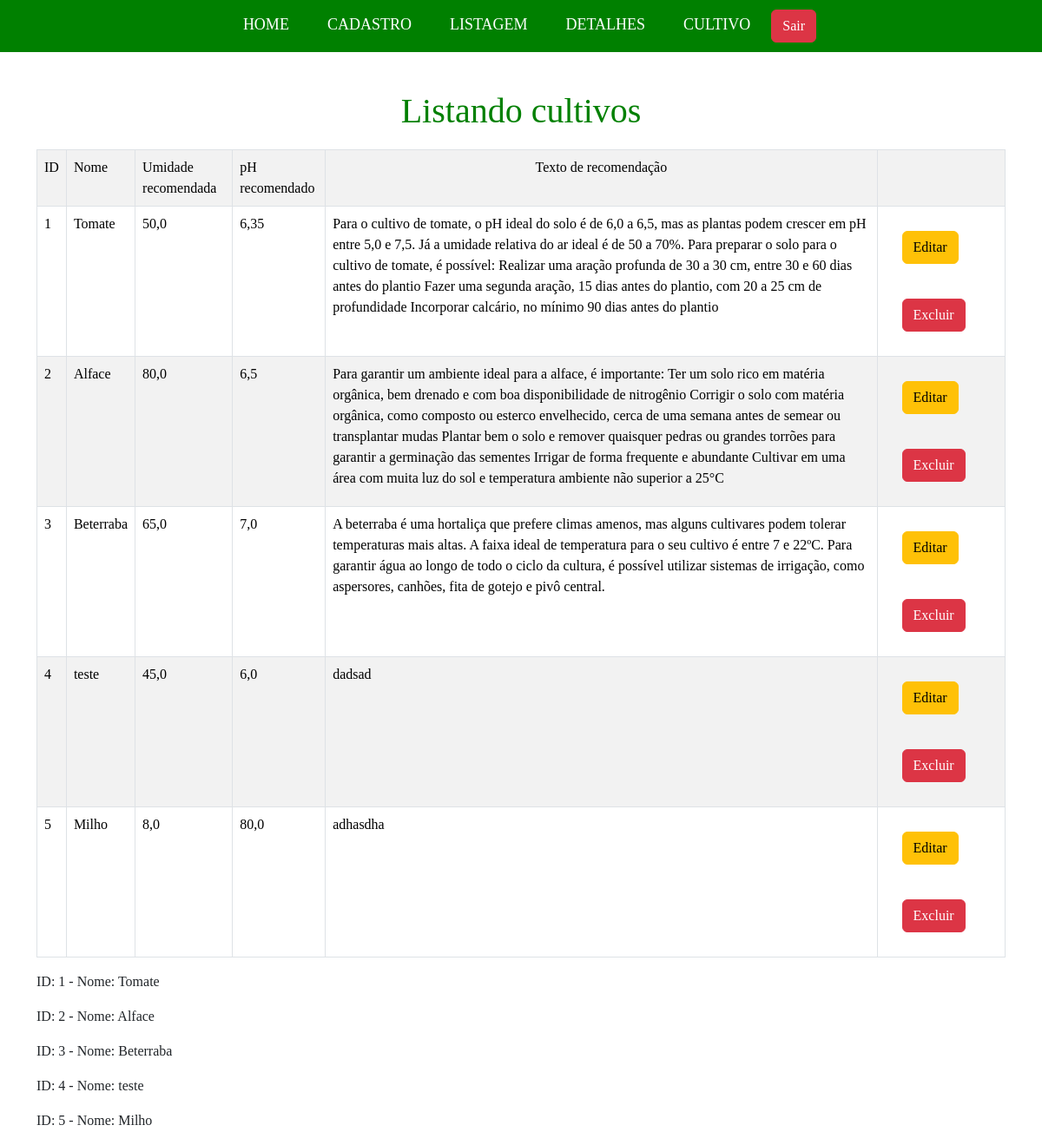
The app's page /listagem_cultivos/ (signed in), older data.
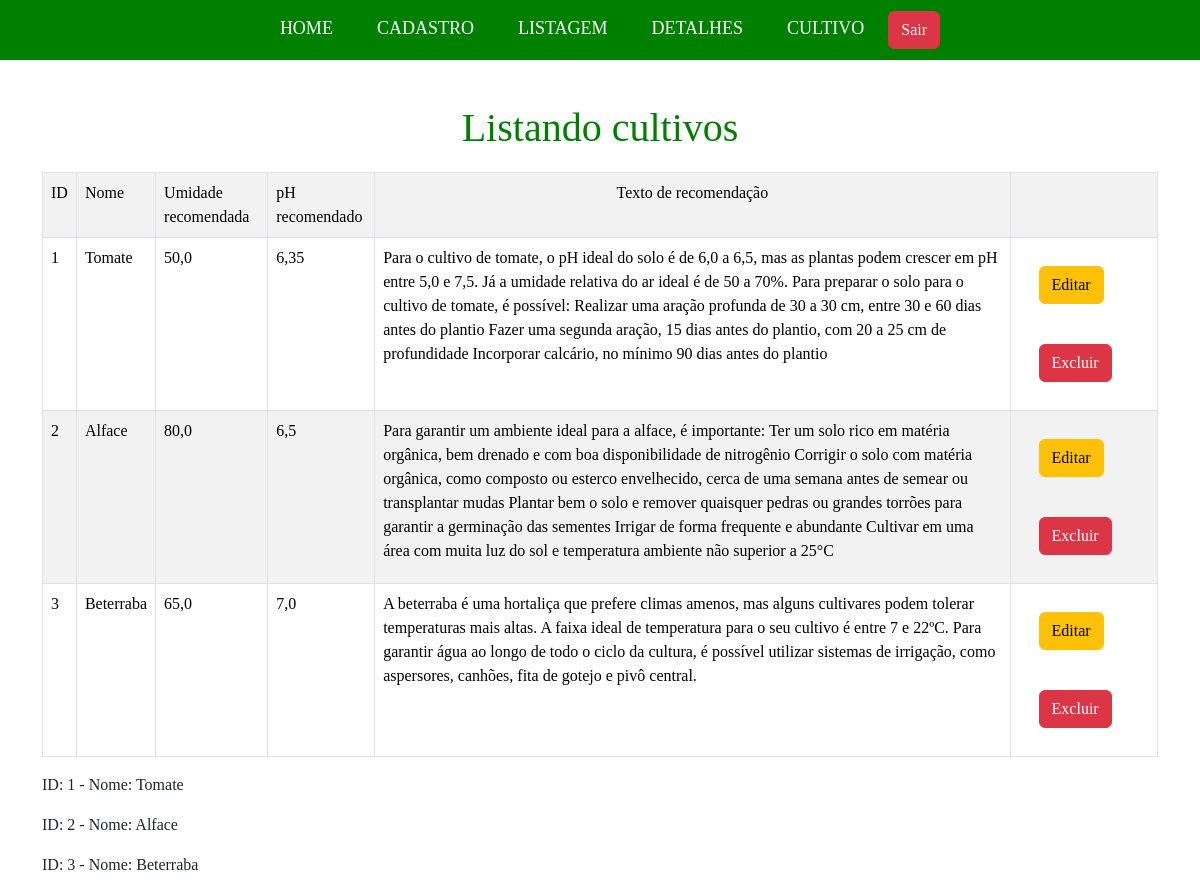
The same page, newer data.
### app_fazenda/models.py (models this page shows)
class Cultivo(models.Model):
    id = models.AutoField(primary_key=True)
    nome = models.CharField(max_length=255)
    umidade_recomendado = models.FloatField()
    ph_recomendado = models.FloatField()
    texto_recomendacao = models.TextField(max_length=1200, null=True)
    imagem = models.CharField(max_length=1000, blank=True, null=True)

### app_fazenda/views.py (the view)
# urls.py: path('listagem_cultivos/', views.listar_cultivos, name='listar_cultivos'),
@login_required
def listar_cultivos(request):
    cultivos = Cultivo.objects.all()
    dados = {
        'dados': cultivos
    }
    return render(request, 'cultivo/listar_cultivos.html', dados)

### app_fazenda/templates/cultivo/listar_cultivos.html
{% extends 'base.html' %}
{% block content %}
<h1>Listando cultivos</h1>
<table class="table table-striped table-bordered">
    <tr>
        <td>ID</td>
        <td>Nome</td>
        <td>Umidade recomendada</td>
        <td>pH recomendado</td>
        <td style="text-align: center;">Texto de recomendação</td>
        <td></td>
    </tr>
    {% for dado in dados %}
    <tr>
        <td>{{ dado.pk }}</td>
        <td>{{ dado.nome }}</td>
        <td>{{ dado.umidade_recomendado }}</td>
        <td>{{dado.ph_recomendado }}</td>
        <td>{{ dado.texto_recomendacao }}</td>
        <td>
            <a href="{% url 'editar_cultivo' dado.pk %}" class="btn btn-warning">Editar</a>
            <a href="{% url 'excluir_cultivo' dado.pk %}" class="btn btn-danger">Excluir</a>
        </td>
    </tr>
    {% endfor %}
</table>
{% for cultivo in dados %}
    <p>ID: {{ cultivo.pk }} - Nome: {{ cultivo.nome }}</p>
{% endfor %}
{% endblock %}

Row changes from the older to the newer data that the page shows:
removed Cultivo: pk "4", nome "teste", umidade_recomendado "45,0", ph_recomendado "6,0", texto_recomendacao "dadsad"
removed Cultivo: pk "5", nome "Milho", umidade_recomendado "8,0", ph_recomendado "80,0", texto_recomendacao "adhasdha"
